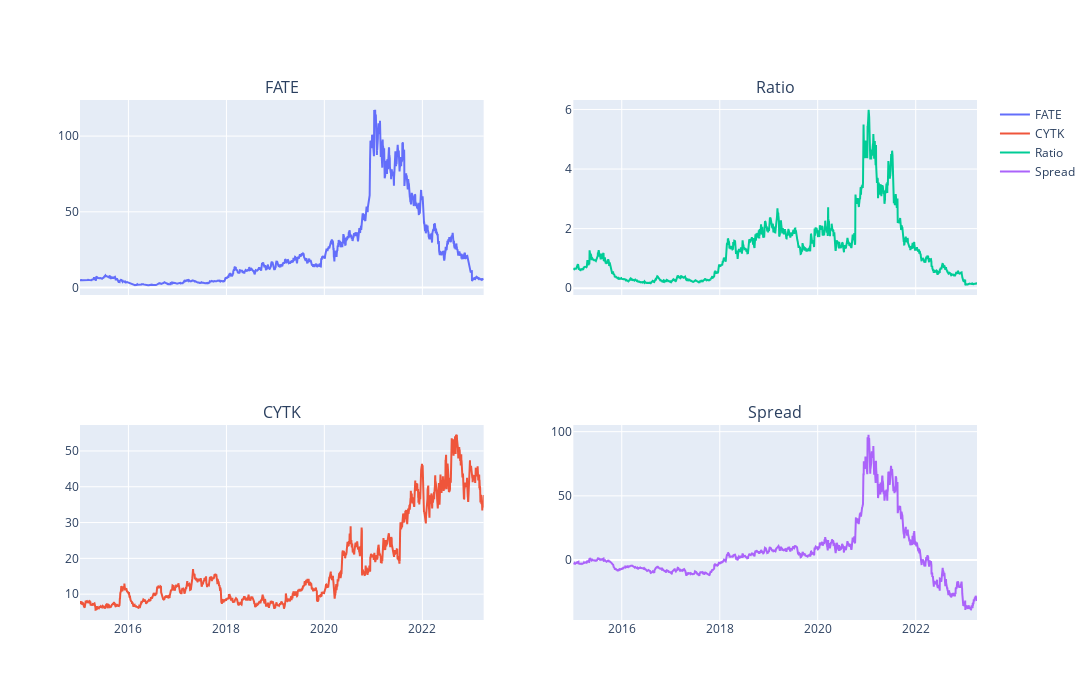

Write notebook code for a chart like this one.
### Code cell
pair("FATE", "CYTK")

### Figure 1 — Plotly figure (JSON) as saved in the notebook; plotly's stock layout.template omitted (floating-point values rounded to 4 significant figures; data arrays with more than 128 entries replaced by an {"elided": "..."} marker saying what was removed)
{"data": [{"mode": "lines", "name": "FATE", "type": "scatter", "x": {"elided": "2076 str values"}, "xaxis": "x", "y": {"elided": "2076 float values"}, "yaxis": "y"}, {"mode": "lines", "name": "CYTK", "type": "scatter", "x": {"elided": "2076 str values"}, "xaxis": "x3", "y": {"elided": "2076 float values"}, "yaxis": "y3"}, {"mode": "lines", "name": "Ratio", "type": "scatter", "x": {"elided": "2076 str values"}, "xaxis": "x2", "y": {"elided": "2076 float values"}, "yaxis": "y2"}, {"mode": "lines", "name": "Spread", "type": "scatter", "x": {"elided": "2076 str values"}, "xaxis": "x4", "y": {"elided": "2076 float values"}, "yaxis": "y4"}], "layout": {"annotations": [{"font": {"size": 16}, "showarrow": false, "text": "FATE", "x": 0.225, "xanchor": "center", "xref": "paper", "y": 1, "yanchor": "bottom", "yref": "paper"}, {"font": {"size": 16}, "showarrow": false, "text": "Ratio", "x": 0.775, "xanchor": "center", "xref": "paper", "y": 1, "yanchor": "bottom", "yref": "paper"}, {"font": {"size": 16}, "showarrow": false, "text": "CYTK", "x": 0.225, "xanchor": "center", "xref": "paper", "y": 0.375, "yanchor": "bottom", "yref": "paper"}, {"font": {"size": 16}, "showarrow": false, "text": "Spread", "x": 0.775, "xanchor": "center", "xref": "paper", "y": 0.375, "yanchor": "bottom", "yref": "paper"}], "height": 700, "width": 1700, "xaxis": {"anchor": "y", "domain": [0, 0.45], "matches": "x3", "showticklabels": false}, "xaxis2": {"anchor": "y2", "domain": [0.55, 1], "matches": "x4", "showticklabels": false}, "xaxis3": {"anchor": "y3", "domain": [0, 0.45]}, "xaxis4": {"anchor": "y4", "domain": [0.55, 1]}, "yaxis": {"anchor": "x", "domain": [0.625, 1]}, "yaxis2": {"anchor": "x2", "domain": [0.625, 1]}, "yaxis3": {"anchor": "x3", "domain": [0, 0.375]}, "yaxis4": {"anchor": "x4", "domain": [0, 0.375]}}}
